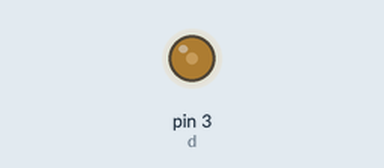
Simulated run of this sketch. Board: Arduino Uno, built with avr-gcc and run on an emulated ATmega328P. On the bench: output pins drawn as LEDs (lit = HIGH). What the sketch prints to the serial monitor is not drawn.

Above: at 0.05 s.
At 0.4 s:
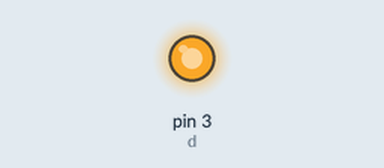
Timing chart, 0 to 3.0 s (numbered marks = the images above):
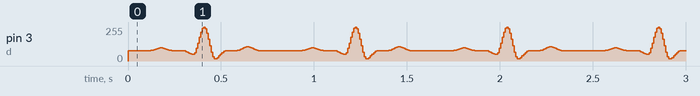

The sketch:

ejemplo2.ino
```cpp
const int ad[200]={78,78,78,78,78,78,78,78,78,78,78,78,78,78,78,79,81,85,89,93,96,98,98,96,92,88,84,81,79,78,78,78,78,78,78,78,78,76,71,66,59,54,50,49,63,94,134,177,216,244,255,242,209,164,114,67,32,16,18,26,38,51,63,73,78,78,78,78,78,78,78,78,79,82,87,93,99,104,107,108,105,100,94,88,83,79,78,78,78,78,78,78,78,78,78,78,78,78,78,78,184,184,184,184,184,184,184,184,184,184,184,184,184,184,184,184,187,190,194,199,202,204,204,201,198,194,190,186,184,184,184,184,184,184,184,184,184,190,201,215,230,243,252,255,238,200,150,97,49,14,0,10,35,70,108,144,171,183,184,184,184,184,184,184,184,184,188,193,200,206,211,214,214,210,205,199,193,187,184,184,184,184,184,184,184,184,184,184,184,184,184,184,184,184,184,184,184,184,184,184};
int d=3,yu,k,v1,v2,j,q2,q3;


void setup(){
Serial.begin(9600);
pinMode(d,OUTPUT);
}


void loop(){
  for(k=0;k<100;k++){
    yu=ad[k];
    Serial.println(yu);     //amplitud final de la señal
    analogWrite(d,yu);
    delay(8);                    //frecuencia final de la señal
  }
}
```
